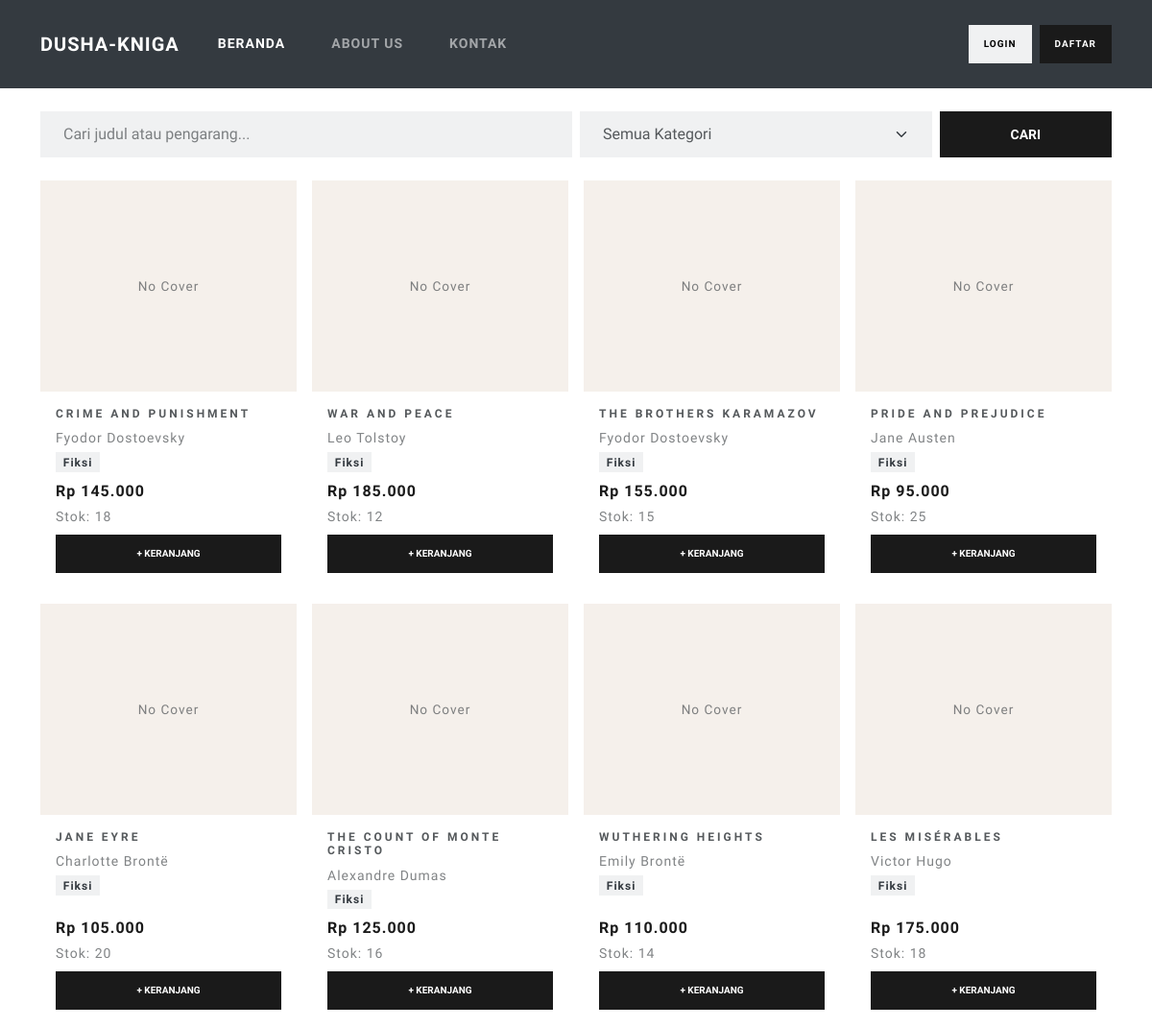
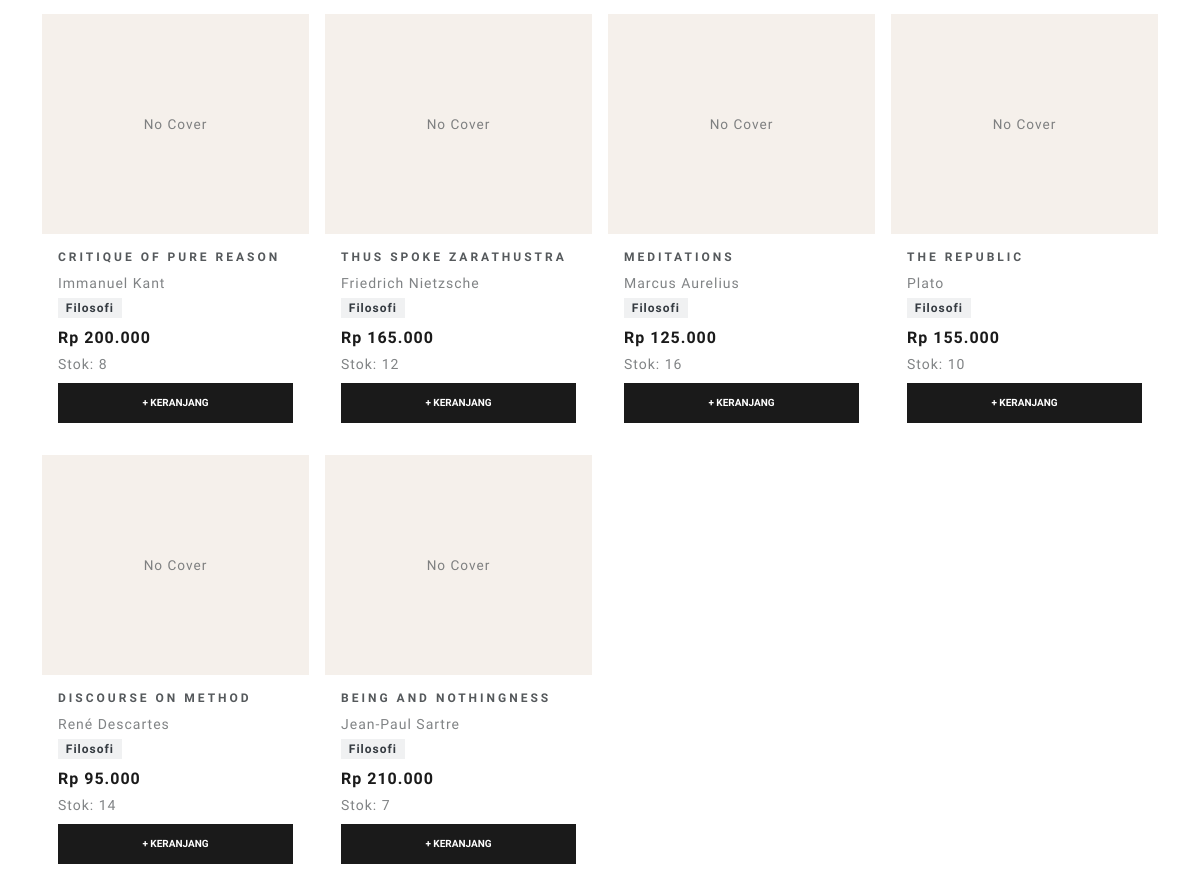
The page / on the database its author committed (2 pictures, top to bottom).
### tables this page shows
CREATE TABLE IF NOT EXISTS buku (
    id           INT AUTO_INCREMENT PRIMARY KEY,
    id_kategori  INT           NOT NULL,
    judul        VARCHAR(200)  NOT NULL,
    pengarang    VARCHAR(100)  NOT NULL,
    penerbit     VARCHAR(100),
    tahun_terbit YEAR,
    harga        DECIMAL(10,2) NOT NULL DEFAULT 0,
    stok         INT           NOT NULL DEFAULT 0,
    deskripsi    TEXT,
    cover_image  VARCHAR(255)  DEFAULT NULL,
    created_at   TIMESTAMP DEFAULT CURRENT_TIMESTAMP,
    FOREIGN KEY (id_kategori) REFERENCES kategori(id) ON DELETE RESTRICT
);

CREATE TABLE IF NOT EXISTS kategori (
    id            INT AUTO_INCREMENT PRIMARY KEY,
    nama_kategori VARCHAR(100) NOT NULL,
    deskripsi     TEXT,
    created_at    TIMESTAMP DEFAULT CURRENT_TIMESTAMP
);

### index.php (the view, shortened to what this page needs)
<?php
require_once 'config.php';
$cari      = isset($_GET['cari'])      ? trim($_GET['cari'])       : '';
$conditions = ["b.stok > 0"];
$where  = "WHERE " . implode(" AND ", $conditions);
$query  = "SELECT b.*, k.nama_kategori FROM buku b JOIN kategori k ON b.id_kategori = k.id $where ORDER BY b.created_at ASC";
$result = mysqli_query($conn, $query);
$total_keranjang = 0;
?>
<!DOCTYPE html>
<html lang="id">
<head>
    <link href="/bnsp-preps/assets/bootstrap.min%20(2).css" rel="stylesheet">
</head>
<body>
<nav class="navbar navbar-expand-lg navbar-dark bg-dark">
    <div class="container">
        <a class="navbar-brand fw-bold" href="index.php">Dusha-Kniga</a>
        <div class="collapse navbar-collapse" id="navMain">
            <ul class="navbar-nav me-auto">
                <li class="nav-item"><a class="nav-link active" href="index.php">Beranda</a></li>
                <li class="nav-item"><a class="nav-link" href="about.php">About Us</a></li>
                <li class="nav-item"><a class="nav-link" href="contact.php">Kontak</a></li>
            </ul>
            <div class="d-flex align-items-center gap-2">
                <?php if (!empty($_SESSION['user_id'])): ?>
                    <a href="user/keranjang.php" class="btn btn-light btn-sm">
                        Keranjang <?= $total_keranjang > 0 ? "($total_keranjang)" : '' ?>
                    </a>
                    <a href="user/pesanan.php" class="btn btn-light btn-sm">Pesanan Saya</a>
                    <span class="text-light">Halo, <?= htmlspecialchars($_SESSION['user_nama']) ?></span>
                    <a href="auth/logout.php" class="btn btn-outline-danger btn-sm">Logout</a>
                <?php else: ?>
                    <a href="auth/login.php" class="btn btn-light btn-sm">Login</a>
                    <a href="auth/register.php" class="btn btn-primary btn-sm">Daftar</a>
                <?php endif; ?>
            </div>
        </div>
    </div>
</nav>
<div class="container mt-4">
    <form method="GET" class="row g-2 mb-4">
        <div class="col-md-6">
            <input type="text" name="cari" class="form-control" placeholder="Cari judul atau pengarang..." value="<?= htmlspecialchars($cari) ?>">
        </div>
        <div class="col-md-4">
            <select name="kategori" class="form-select">
                <option value="">Semua Kategori</option>
            </select>
        </div>
        <div class="col-md-2">
            <button type="submit" class="btn btn-primary w-100">Cari</button>
        </div>
    </form>
    <div class="row g-3">
    <?php
    while ($row = mysqli_fetch_assoc($result)):
    ?>
        <div class="col-6 col-md-4 col-lg-3">
            <div class="card h-100">
                <div style="height:220px;background:#f5f0eb;display:flex;align-items:center;justify-content:center;padding:12px">
                    <?php if ($row['cover_image']): ?>
                        <img src="<?= UPLOAD_URL . htmlspecialchars($row['cover_image']) ?>" style="max-width:100%;max-height:196px;object-fit:contain;box-shadow:2px 4px 12px rgba(0,0,0,0.18)">
                    <?php else: ?>
                        <span class="text-muted" style="font-size:0.85rem">No Cover</span>
                    <?php endif; ?>
                </div>
                <div class="card-body d-flex flex-column">
                    <h6 class="card-title"><?= htmlspecialchars($row['judul']) ?></h6>
                    <small class="text-muted"><?= htmlspecialchars($row['pengarang']) ?></small>
                    <small class="badge bg-light text-dark border mb-2 mt-1 align-self-start"><?= htmlspecialchars($row['nama_kategori']) ?></small>
                    <p class="fw-bold text-primary mt-auto mb-1">Rp <?= number_format($row['harga'], 0, ',', '.') ?></p>
                    <small class="text-muted mb-2">Stok: <?= $row['stok'] ?></small>
                    <form method="POST" action="user/keranjang.php">
                        <button type="submit" class="btn btn-primary btn-sm w-100">+ Keranjang</button>
                    </form>
                </div>
            </div>
        </div>
    <?php endwhile; ?>
    </div>
</div>
</body>
</html>

### rows shown on the page
buku: shows "No Cover", judul "CRIME AND PUNISHMENT", pengarang "Fyodor Dostoevsky", id_kategori.nama_kategori "Fiksi", harga "145.000", stok "18"
buku: shows "No Cover", judul "WAR AND PEACE", pengarang "Leo Tolstoy", id_kategori.nama_kategori "Fiksi", harga "185.000", stok "12"
buku: shows "No Cover", judul "THE BROTHERS KARAMAZOV", pengarang "Fyodor Dostoevsky", id_kategori.nama_kategori "Fiksi", harga "155.000", stok "15"
buku: shows "No Cover", judul "PRIDE AND PREJUDICE", pengarang "Jane Austen", id_kategori.nama_kategori "Fiksi", harga "95.000", stok "25"
buku: shows "No Cover", judul "JANE EYRE", pengarang "Charlotte Brontë", id_kategori.nama_kategori "Fiksi", harga "105.000", stok "20"
buku: shows "No Cover", judul "THE COUNT OF MONTE CRISTO", pengarang "Alexandre Dumas", id_kategori.nama_kategori "Fiksi", harga "125.000", stok "16"
buku: shows "No Cover", judul "WUTHERING HEIGHTS", pengarang "Emily Brontë", id_kategori.nama_kategori "Fiksi", harga "110.000", stok "14"
buku: shows "No Cover", judul "LES MISÉRABLES", pengarang "Victor Hugo", id_kategori.nama_kategori "Fiksi", harga "175.000", stok "18"
buku: shows "No Cover", judul "CRITIQUE OF PURE REASON", pengarang "Immanuel Kant", id_kategori.nama_kategori "Filosofi", harga "200.000", stok "8"
buku: shows "No Cover", judul "THUS SPOKE ZARATHUSTRA", pengarang "Friedrich Nietzsche", id_kategori.nama_kategori "Filosofi", harga "165.000", stok "12"
buku: shows "No Cover", judul "MEDITATIONS", pengarang "Marcus Aurelius", id_kategori.nama_kategori "Filosofi", harga "125.000", stok "16"
buku: shows "No Cover", judul "THE REPUBLIC", pengarang "Plato", id_kategori.nama_kategori "Filosofi", harga "155.000", stok "10"
buku: shows "No Cover", judul "DISCOURSE ON METHOD", pengarang "René Descartes", id_kategori.nama_kategori "Filosofi", harga "95.000", stok "14"
buku: shows "No Cover", judul "BEING AND NOTHINGNESS", pengarang "Jean-Paul Sartre", id_kategori.nama_kategori "Filosofi", harga "210.000", stok "7"
